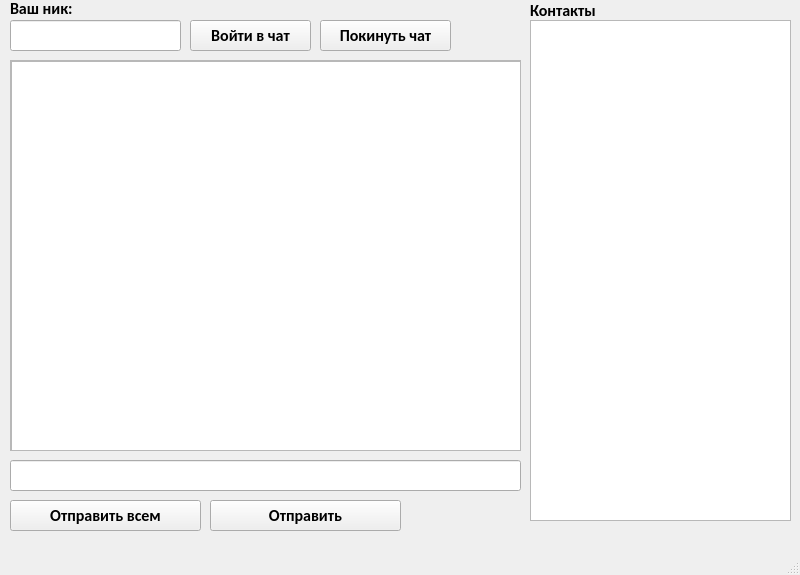
<?xml version="1.0" encoding="UTF-8"?>
<ui version="4.0">
 <class>MainWindow</class>
 <widget class="QMainWindow" name="MainWindow">
  <property name="geometry">
   <rect>
    <x>0</x>
    <y>0</y>
    <width>800</width>
    <height>575</height>
   </rect>
  </property>
  <property name="windowTitle">
   <string>f2fChat</string>
  </property>
  <widget class="QWidget" name="centralwidget">
   <widget class="QLabel" name="lblContacts">
    <property name="geometry">
     <rect>
      <x>530</x>
      <y>0</y>
      <width>151</width>
      <height>21</height>
     </rect>
    </property>
    <property name="font">
     <font>
      <family>Calibri</family>
      <pointsize>12</pointsize>
      <weight>75</weight>
      <bold>true</bold>
     </font>
    </property>
    <property name="text">
     <string>Контакты</string>
    </property>
   </widget>
   <widget class="QLineEdit" name="lneEnterNik">
    <property name="geometry">
     <rect>
      <x>10</x>
      <y>20</y>
      <width>171</width>
      <height>31</height>
     </rect>
    </property>
    <property name="font">
     <font>
      <family>Calibri</family>
      <pointsize>12</pointsize>
      <weight>75</weight>
      <bold>true</bold>
     </font>
    </property>
    <property name="maxLength">
     <number>25</number>
    </property>
   </widget>
   <widget class="QLabel" name="lblNik">
    <property name="geometry">
     <rect>
      <x>10</x>
      <y>0</y>
      <width>121</width>
      <height>16</height>
     </rect>
    </property>
    <property name="font">
     <font>
      <family>Calibri</family>
      <pointsize>12</pointsize>
      <weight>75</weight>
      <bold>true</bold>
     </font>
    </property>
    <property name="text">
     <string>Ваш ник:</string>
    </property>
   </widget>
   <widget class="QPushButton" name="pbtnEnterInChat">
    <property name="geometry">
     <rect>
      <x>190</x>
      <y>20</y>
      <width>121</width>
      <height>31</height>
     </rect>
    </property>
    <property name="font">
     <font>
      <family>Calibri</family>
      <pointsize>12</pointsize>
      <weight>75</weight>
      <bold>true</bold>
     </font>
    </property>
    <property name="text">
     <string>Войти в чат</string>
    </property>
   </widget>
   <widget class="QPushButton" name="pbtnExitChat">
    <property name="geometry">
     <rect>
      <x>320</x>
      <y>20</y>
      <width>131</width>
      <height>31</height>
     </rect>
    </property>
    <property name="font">
     <font>
      <family>Calibri</family>
      <pointsize>12</pointsize>
      <weight>75</weight>
      <bold>true</bold>
     </font>
    </property>
    <property name="text">
     <string>Покинуть чат</string>
    </property>
   </widget>
   <widget class="QListWidget" name="lstContacts">
    <property name="geometry">
     <rect>
      <x>530</x>
      <y>20</y>
      <width>261</width>
      <height>501</height>
     </rect>
    </property>
    <property name="font">
     <font>
      <family>Calibri</family>
      <pointsize>12</pointsize>
      <weight>75</weight>
      <bold>true</bold>
     </font>
    </property>
   </widget>
   <widget class="QLineEdit" name="lneEnterMessage">
    <property name="geometry">
     <rect>
      <x>10</x>
      <y>460</y>
      <width>511</width>
      <height>31</height>
     </rect>
    </property>
    <property name="maxLength">
     <number>150</number>
    </property>
   </widget>
   <widget class="QPushButton" name="pbtnMailing">
    <property name="geometry">
     <rect>
      <x>10</x>
      <y>500</y>
      <width>191</width>
      <height>31</height>
     </rect>
    </property>
    <property name="font">
     <font>
      <family>Calibri</family>
      <pointsize>12</pointsize>
      <weight>75</weight>
      <bold>true</bold>
     </font>
    </property>
    <property name="text">
     <string>Отправить всем</string>
    </property>
   </widget>
   <widget class="QPushButton" name="pbtnSendMessage">
    <property name="geometry">
     <rect>
      <x>210</x>
      <y>500</y>
      <width>191</width>
      <height>31</height>
     </rect>
    </property>
    <property name="font">
     <font>
      <family>Calibri</family>
      <pointsize>12</pointsize>
      <weight>75</weight>
      <bold>true</bold>
     </font>
    </property>
    <property name="text">
     <string>Отправить</string>
    </property>
   </widget>
   <widget class="QScrollArea" name="scrollArea">
    <property name="geometry">
     <rect>
      <x>10</x>
      <y>60</y>
      <width>511</width>
      <height>391</height>
     </rect>
    </property>
    <property name="widgetResizable">
     <bool>true</bool>
    </property>
    <widget class="QWidget" name="scrollAreaWidgetContents">
     <property name="geometry">
      <rect>
       <x>0</x>
       <y>0</y>
       <width>509</width>
       <height>389</height>
      </rect>
     </property>
     <widget class="QPlainTextEdit" name="plteMessages">
      <property name="geometry">
       <rect>
        <x>0</x>
        <y>0</y>
        <width>511</width>
        <height>391</height>
       </rect>
      </property>
     </widget>
    </widget>
   </widget>
  </widget>
  <widget class="QMenuBar" name="menubar">
   <property name="geometry">
    <rect>
     <x>0</x>
     <y>0</y>
     <width>800</width>
     <height>21</height>
    </rect>
   </property>
  </widget>
  <widget class="QStatusBar" name="statusbar"/>
 </widget>
 <resources/>
 <connections/>
</ui>
